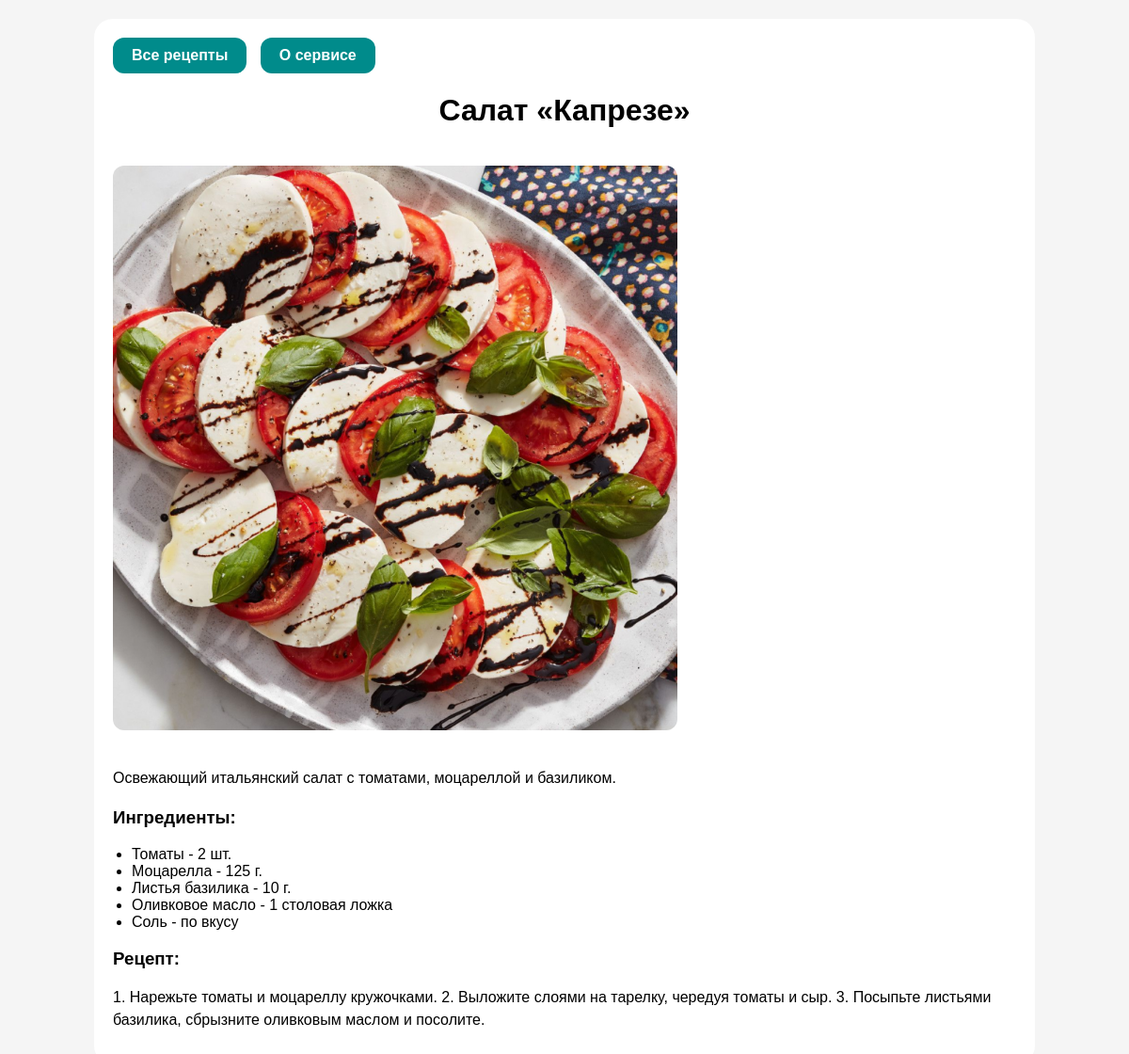
Page /recipe/3/ on the committed database.
### recipe_catalog/models.py (models this page shows, shortened)
class Recipe(models.Model):
    title = models.CharField(max_length=200, verbose_name="Название рецепта")
    image = models.ImageField(upload_to='recipes/', blank=True, null=True, verbose_name="Изображение")
    summary = models.TextField(verbose_name="Описание", blank=True)
    instructions = models.TextField(verbose_name="Рецепт", blank=True)

class Ingredient(models.Model):
    recipe = models.ForeignKey(Recipe, related_name='ingredients', on_delete=models.CASCADE, verbose_name="Рецепт")
    name = models.CharField(max_length=100, verbose_name="Ингредиент")
    quantity = models.CharField(max_length=100, verbose_name="Количество", blank=True)

### recipe_catalog/views.py (the view)
# urls.py: path('recipe/<int:recipe_id>/', views.recipe_detail, name='recipe_detail'),
def recipe_detail(request, recipe_id):
    recipe = get_object_or_404(Recipe, pk=recipe_id)
    return render(request, 'recipe_catalog/recipe_detail.html', {'recipe': recipe})

### recipe_catalog/templates/recipe_catalog/recipe_detail.html (shortened to what this page needs)
{% load static %}
<!DOCTYPE html>
<html lang="ru">
<head>
    <link rel="stylesheet" href="{% static 'recipe_catalog/styles.css' %}">
</head>
<body>
    <div class="container">
        <header>
            <nav>
                <a href="{% url 'recipe_list' %}">Все рецепты</a>
                <a href="{% url 'about' %}">О сервисе</a>
            </nav>
            <h1>{{ recipe.title }}</h1>
        </header>
        {% if recipe.image %}
            <img src="{{ recipe.image.url }}" alt="{{ recipe.title }}" style="width: 100%; max-width: 600px; height: auto; margin: 20px 0;">
        {% endif %}
        <section>
            <p>{{ recipe.summary|safe }}</p>
            <h3>Ингредиенты:</h3>
            <ul>
                {% for ingredient in recipe.ingredients.all %}
                    <li>{{ ingredient.name }} - {{ ingredient.quantity }}</li>
                {% endfor %}
            </ul>
            <h3>Рецепт:</h3>
            <p>{{ recipe.instructions|safe }}</p>
        </section>
    </div>
</body>
</html>

### recipe_catalog/static/recipe_catalog/styles.css (style rules this page uses)
body { font-family: Arial, sans-serif; background-color: #f5f5f5; color: black; margin: 0; padding: 0; }
.container { width: 80%; max-width: 1200px; margin: 20px auto; padding: 20px; background-color: white; border-radius: 20px; }
nav a { display: inline-block; margin-right: 10px; padding: 10px 20px; text-decoration: none; color: white; background-color: darkcyan; border-radius: 12px; font-weight: bold; }
header h1 { text-align: center; margin-bottom: 20px; color: black; }
img { width: 100px; height: auto; margin-right: 15px; border-radius: 12px; }
ul { list-style-type: disc; padding-left: 20px; }
p { font-size: 16px; line-height: 1.5; margin: 15px 0; color: black; }

### rows in the picture
Recipe: title "Салат «Капрезе»", image (picture), summary "Освежающий итальянский салат с томатами, моцареллой и базиликом.", instructions "1. Нарежьте томаты и моцареллу кружочками. 2. Выложите слоями на тарелку, чередуя томаты и сыр. 3. Посыпьте листьями базилика, сбрызните оливковым маслом и посолите."
Ingredient: name "Томаты", quantity "2 шт."
Ingredient: name "Моцарелла", quantity "125 г."
Ingredient: name "Листья базилика", quantity "10 г."
Ingredient: name "Оливковое масло", quantity "1 столовая ложка"
Ingredient: name "Соль", quantity "по вкусу"
